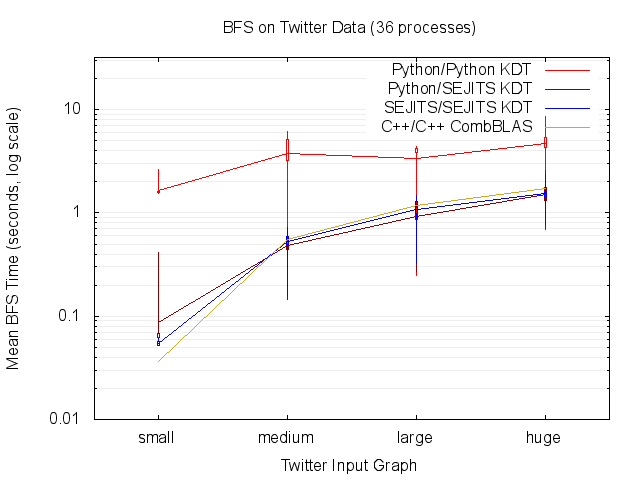

Source code (gnuplot):
set title "BFS on Twitter Data (36 processes)"
set terminal png
set output "gnuplot_real_36_mirasol.png"
set xrange [-0.5:3.5]
set yrange [0.01:32]
set logscale y
set grid ytics mytics lt 1 lc rgb "#EEEEEE"
set xlabel 'Twitter Input Graph'
set ylabel 'Mean BFS Time (seconds, log scale)'
set key right top
set xtics ('small' 0, 'medium' 1, 'large' 2, 'huge' 3)
plot\
 "gnuplot_real_36_mirasol.dat" every ::1 using 1:5:3:4:6 title '' ps 0 lc rgb '#FF0000' with candlesticks,\
 "gnuplot_real_36_mirasol.dat" every ::1 using 1:2 title 'Python/Python KDT' lc rgb '#FF0000' with lines,\
 "gnuplot_real_36_mirasol.dat" every ::1 using 1:10:8:9:11 title '' ps 0 lc rgb '#8B0000' with candlesticks,\
 "gnuplot_real_36_mirasol.dat" every ::1 using 1:7 title 'Python/SEJITS KDT' lc rgb '#8B0000' with lines,\
 "gnuplot_real_36_mirasol.dat" every ::1 using 1:15:13:14:16 title '' ps 0 lc rgb '#0000FF' with candlesticks,\
 "gnuplot_real_36_mirasol.dat" every ::1 using 1:12 title 'SEJITS/SEJITS KDT' lc rgb '#0000FF' with lines,\
 "gnuplot_real_36_mirasol.dat" every ::1 using 1:20:18:19:21 title '' ps 0 lc rgb '#DAA520' with candlesticks,\
 "gnuplot_real_36_mirasol.dat" every ::1 using 1:17 title 'C++/C++ CombBLAS' lc rgb '#DAA520' with lines
